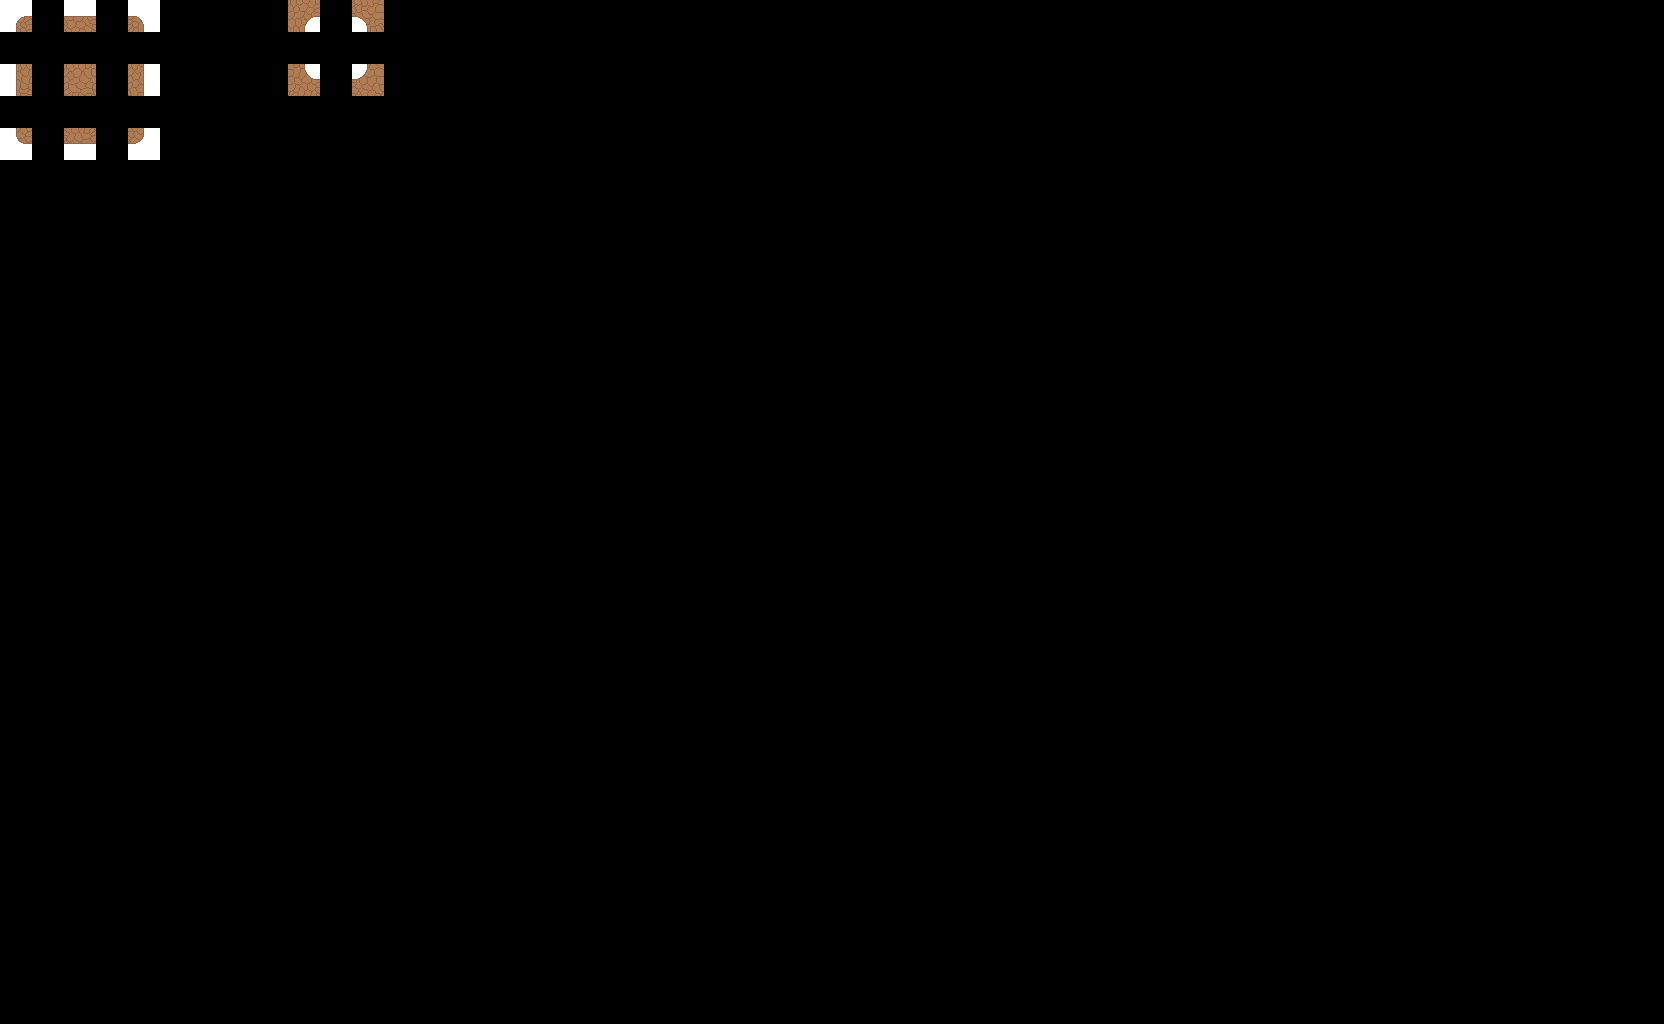

This is a level from a 2D game, rendered from its Tiled map with the project's own tilesets. A one-line summary and the map file follow, with tile-layer data summarised:
An orthogonal 52x32 tile map with 32x32 px tiles, 3 tile layers (regions, input_Layer, output_Layer), 3 tilesets.

<map version="1.2" tiledversion="1.2.1" orientation="orthogonal" renderorder="right-down" width="52" height="32" tilewidth="32" tileheight="32" infinite="0" nextlayerid="4" nextobjectid="1">
 <tileset firstgid="1" source="../Level1/whiteTile.tsx" />
 <tileset firstgid="2" source="icyDirt.tsx" />
 <tileset firstgid="17" source="dirt.tsx" />
 <layer id="1" name="regions" width="52" height="32">
  <data>[1664 cells, 13 non-empty, 1 distinct tile ids]</data>
 </layer>
 <layer id="2" name="input_Layer" width="52" height="32">
  <data>[1664 cells, 13 non-empty, 13 distinct tile ids]</data>
 </layer>
 <layer id="3" name="output_Layer" width="52" height="32">
  <data>[1664 cells, 13 non-empty, 13 distinct tile ids]</data>
 </layer>
</map>
